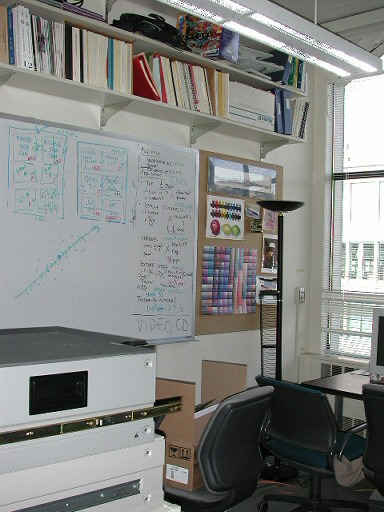
#> input picture vfx_hw2/grail/grail00.jpg, 384 x 512 px, found by its file name
$ python fearure_detection.py   (older library calls are emulated)
#> lines starting #> are read from the running program, lines starting #| are printed output that depends on the picture; after the words box and inside, x2 and y2 are one past the last pixel; in counts of white or black regions, pixels touching at a corner belong together
import cv2
import numpy as np


def cornerHarris(gray_img, blocksize, k):
	# find the matrix M for each pixel
	# E(u,v) = [u,v] M [u,v]^T

	deri_x = cv2.Sobel(gray_img,cv2.CV_64F, 1, 0, ksize = 3) #horizentail
	deri_y = cv2.Sobel(gray_img,cv2.CV_64F, 0, 1, ksize = 3) #vertical

	deri_xx = np.multiply(deri_x,deri_x)
	deri_yy = np.multiply(deri_y,deri_y)
	deri_xy = np.multiply(deri_x,deri_y)

	i_xx = cv2.GaussianBlur(deri_xx, (blocksize,blocksize), 0)
	i_yy = cv2.GaussianBlur(deri_yy, (blocksize,blocksize), 0)
	i_xy = cv2.GaussianBlur(deri_xy, (blocksize,blocksize), 0)

	detM = i_xx *i_yy - (i_xy**2)
	traceM = i_xx + i_yy
	R = detM - k*(traceM**2)

	return R

def feature_detect(gray_img):
	gray = np.float32(gray_img)
	dst1 = cv2.cornerHarris(gray,2,3,0.04)
	dst2 = cornerHarris(gray_img, 3, 0.04)

	dst1 = cv2.dilate(dst1,None)
	img2 = img.copy()
	img[dst1>0.01*dst1.max()]=[0,0,255]
	img2[dst2>0.01*dst2.max()]=[0,255,0]

	cv2.imwrite('buildin gaussian.png',img)
	cv2.imwrite('my gaussian.png',img2)


img = cv2.imread("./grail/grail00.jpg")
#> img is the input picture: shape (512, 384, 3); mean B, G, R 129, 131.7, 130.6
gray = cv2.cvtColor(img,cv2.COLOR_BGR2GRAY)
feature_detect(gray)
#> in feature_detect, `dst1 = cv2.cornerHarris(gray,2,3,0.04)`:
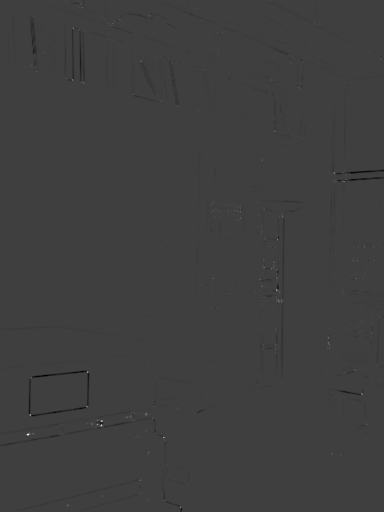
#> dst1: shape (512, 384) float32; min -53918328, max 164026352, mean -165829.7; drawn with min black and max white
#> in cornerHarris, `deri_x = cv2.Sobel(gray_img,cv2.CV_64F, 1, 0, ksize = 3)`:
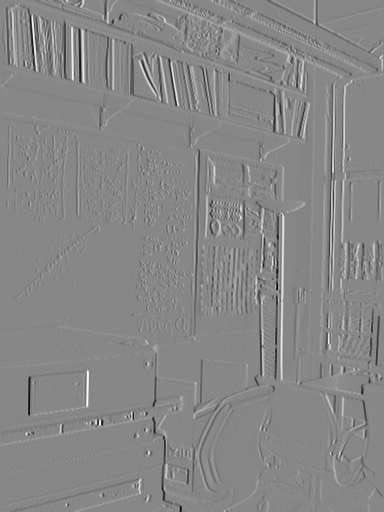
#> deri_x: shape (512, 384) float64; min -852, max 753, mean -0.4; drawn with min black and max white
#> in cornerHarris, `deri_xy = np.multiply(deri_x,deri_y)`:
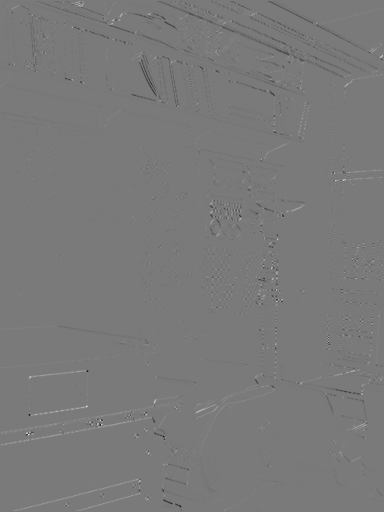
#> deri_xy: shape (512, 384) float64; min -302621, max 329511, mean -448.7; drawn with min black and max white
#> in cornerHarris, `detM = i_xx *i_yy - (i_xy**2)`:
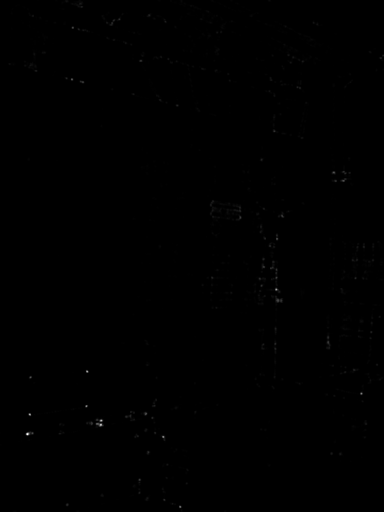
#> detM: shape (512, 384) float64; min 0, max 4.02e+10, mean 52347235.9; drawn with min black and max white
#> in cornerHarris, `traceM = i_xx + i_yy`:
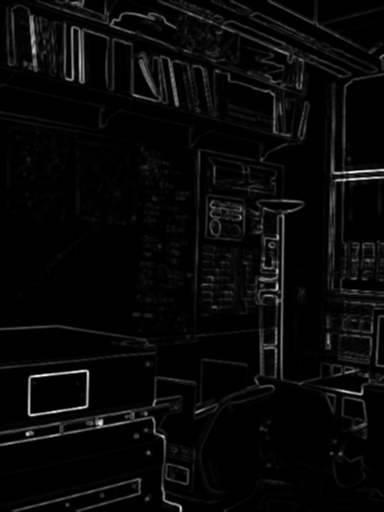
#> traceM: shape (512, 384) float64; min 0, max 504993.6, mean 17137.3; drawn with min black and max white
#> in feature_detect, `dst1 = cv2.dilate(dst1,None)`:
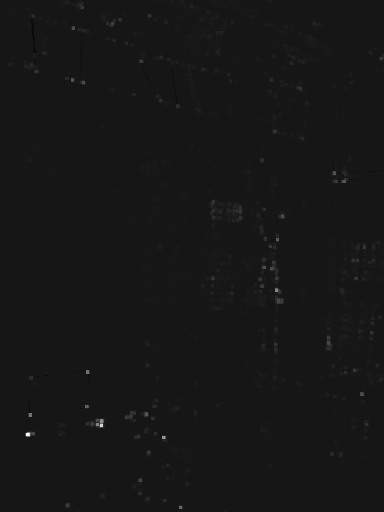
#> dst1: shape (512, 384) float32; min -16181766, max 164026352, mean 357685.7; drawn with min black and max white
#> in feature_detect, `img2[dst2>0.01*dst2.max()]=[0,255,0]`:
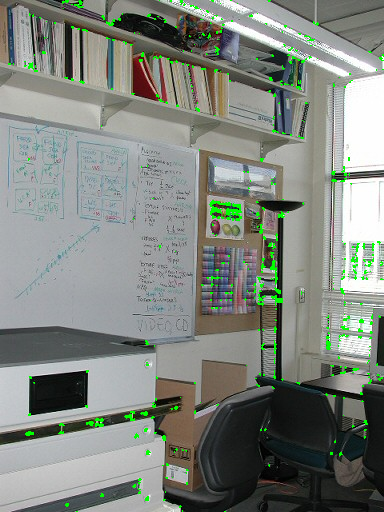
#> img2: shape (512, 384, 3); 1.73% of pixels changed, all inside (x1, y1, x2, y2) = (8, 0, 384, 512)

$ run again, with vfx_hw2/check.png saved as vfx_hw2/grail/grail00.jpg
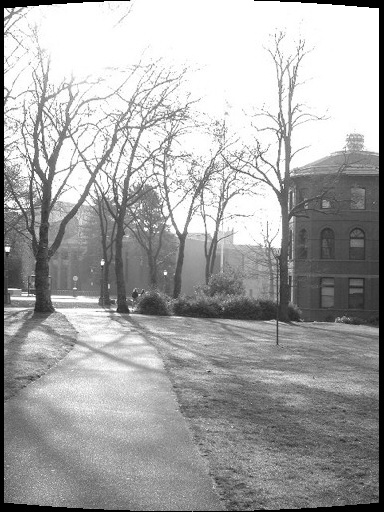
#> input picture vfx_hw2/check.png, 384 x 512 px, found by its file name
#> img is the input picture: shape (512, 384, 3); min 0, max 255, mean 166.5
#> in feature_detect, `dst1 = cv2.dilate(dst1,None)`:
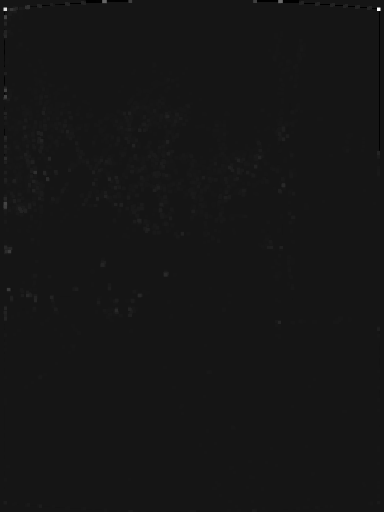
#> dst1: shape (512, 384) float32; min -42282504, max 458335776, mean 640177.3; drawn with min black and max white
#> in feature_detect, `img2[dst2>0.01*dst2.max()]=[0,255,0]`:
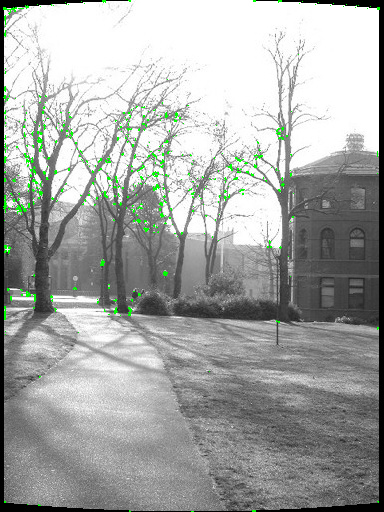
#> img2: shape (512, 384, 3); 1.06% of pixels changed, all inside (x1, y1, x2, y2) = (3, 0, 380, 512)

$ run again, with vfx_hw2/my gaussian0.png saved as vfx_hw2/grail/grail00.jpg
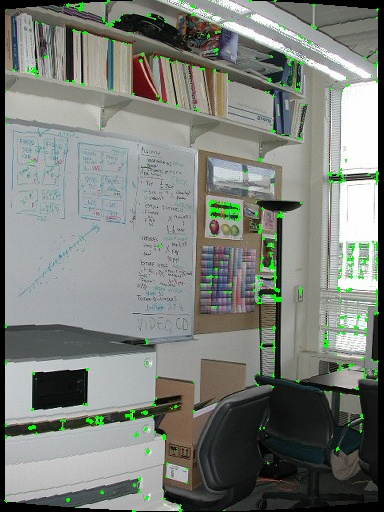
#> input picture vfx_hw2/my gaussian0.png, 384 x 512 px, found by its file name
#> img is the input picture: shape (512, 384, 3); mean B, G, R 121.7, 127.7, 123.2
#> in feature_detect, `dst1 = cv2.dilate(dst1,None)`:
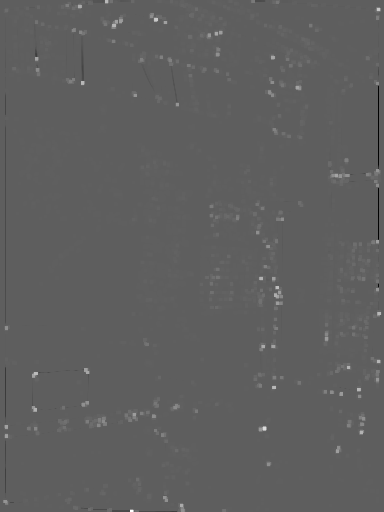
#> dst1: shape (512, 384) float32; min -41703248, max 70332000, mean 317360.5; drawn with min black and max white
#> in feature_detect, `img2[dst2>0.01*dst2.max()]=[0,255,0]`:
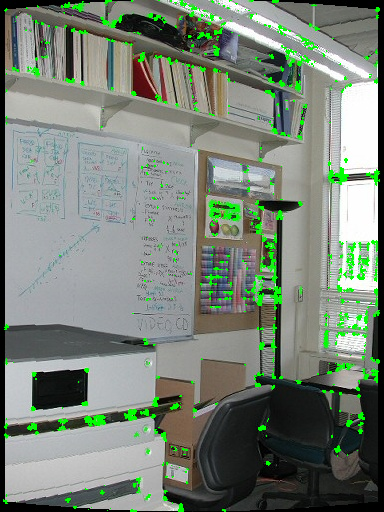
#> img2: shape (512, 384, 3); 3.04% of pixels changed, all inside (x1, y1, x2, y2) = (3, 0, 380, 512)

$ run again, with vfx_hw2/my gaussian1.png saved as vfx_hw2/grail/grail00.jpg
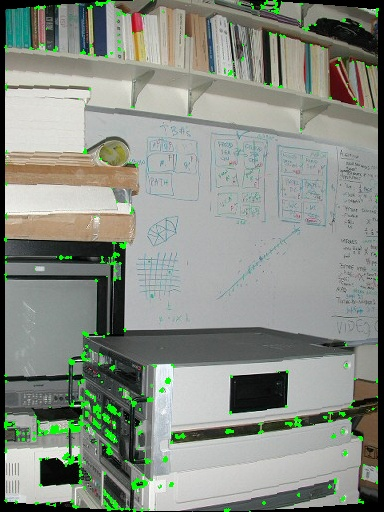
#> input picture vfx_hw2/my gaussian1.png, 384 x 512 px, found by its file name
#> img is the input picture: shape (512, 384, 3); mean B, G, R 131.8, 141.1, 135.4
#> in feature_detect, `img2[dst2>0.01*dst2.max()]=[0,255,0]`:
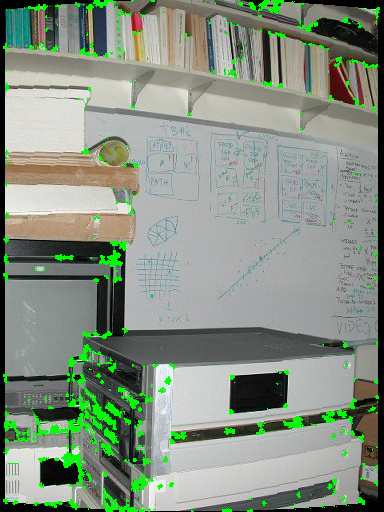
#> img2: shape (512, 384, 3); 2.98% of pixels changed, all inside (x1, y1, x2, y2) = (3, 0, 380, 512)
